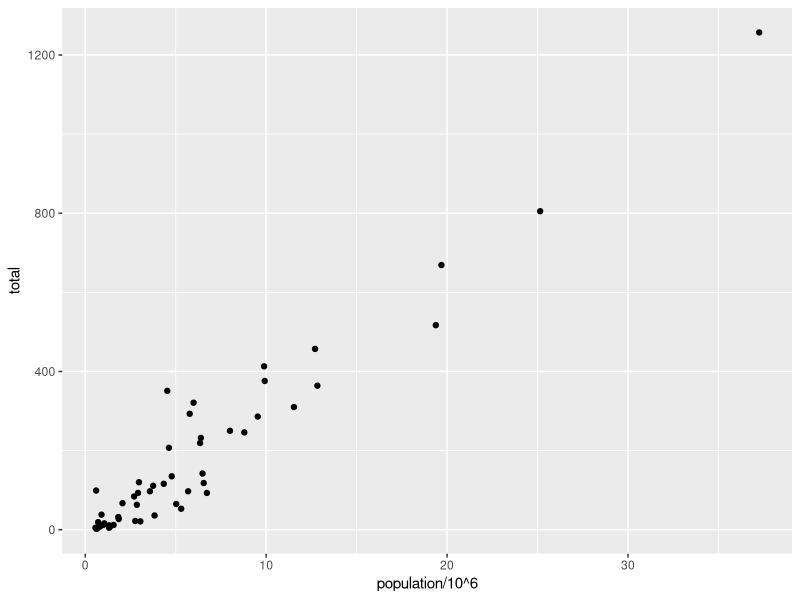
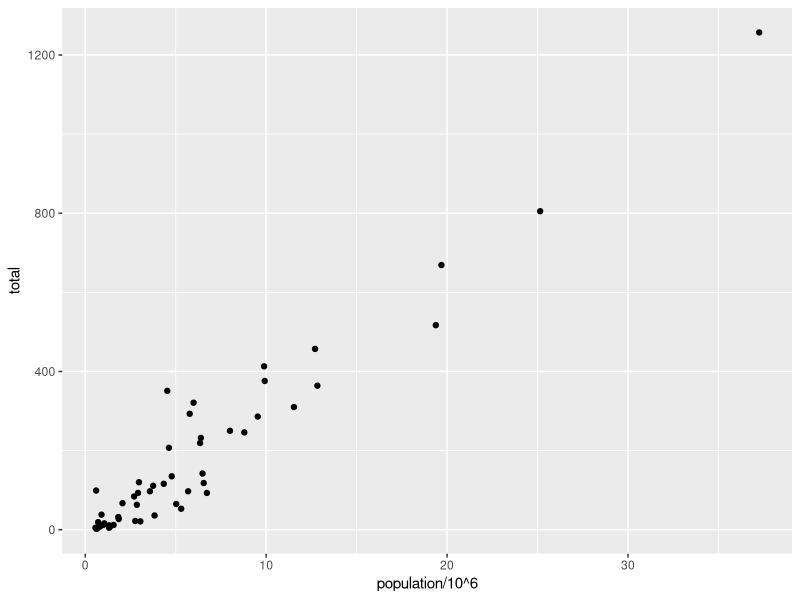
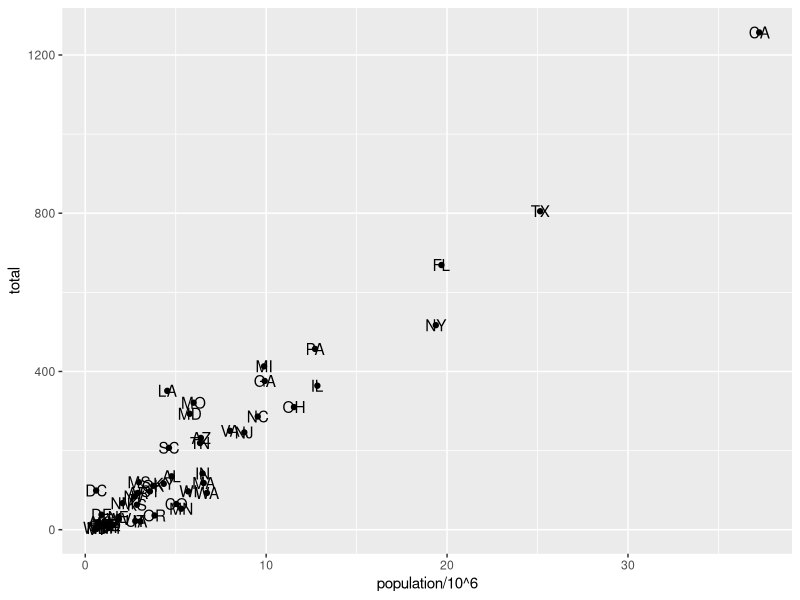
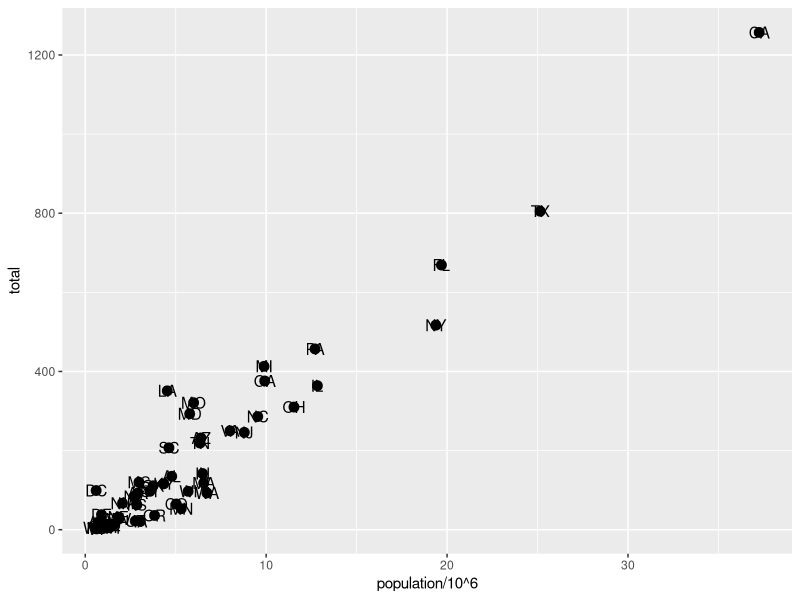
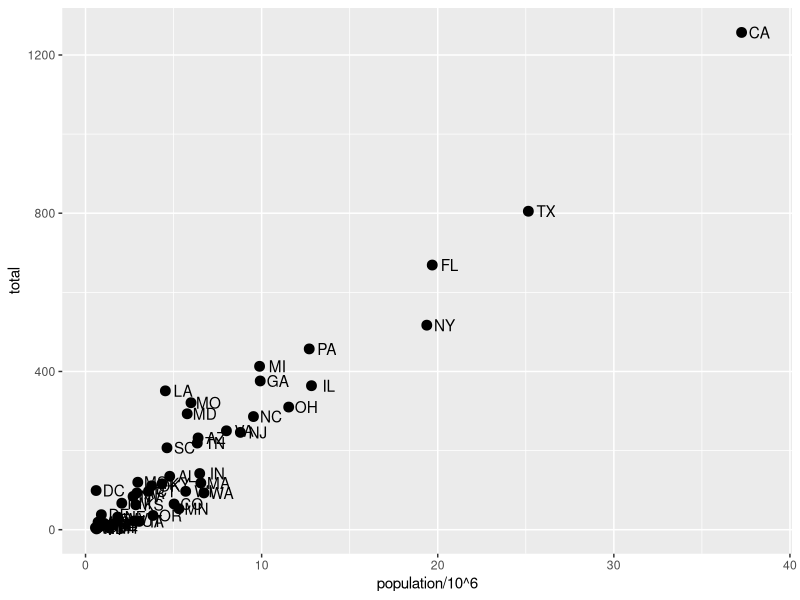
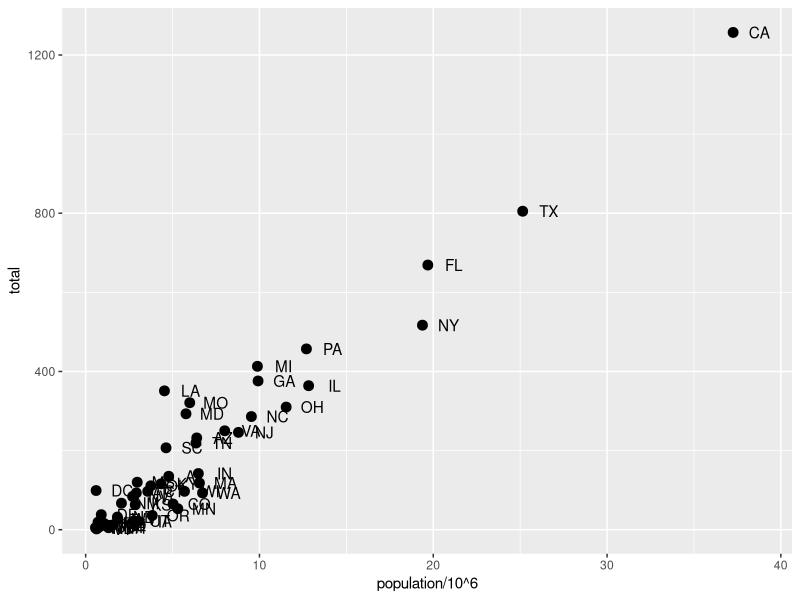
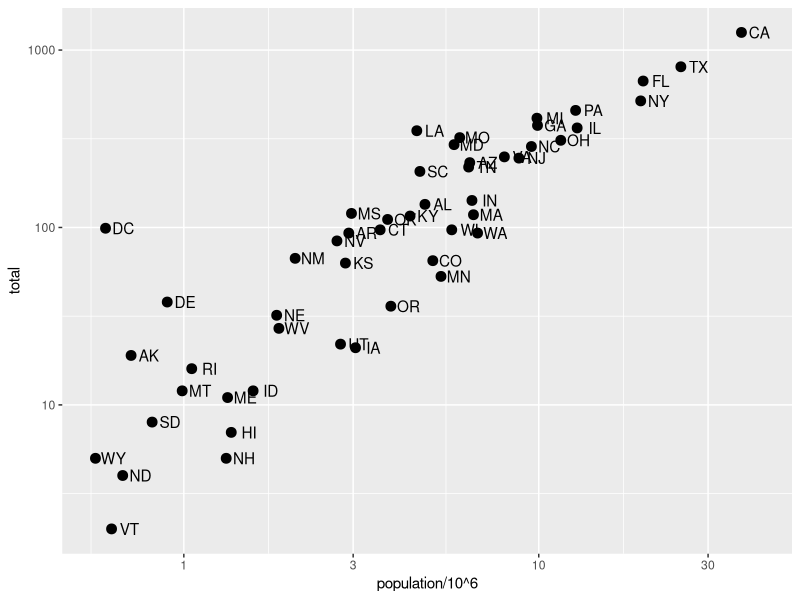
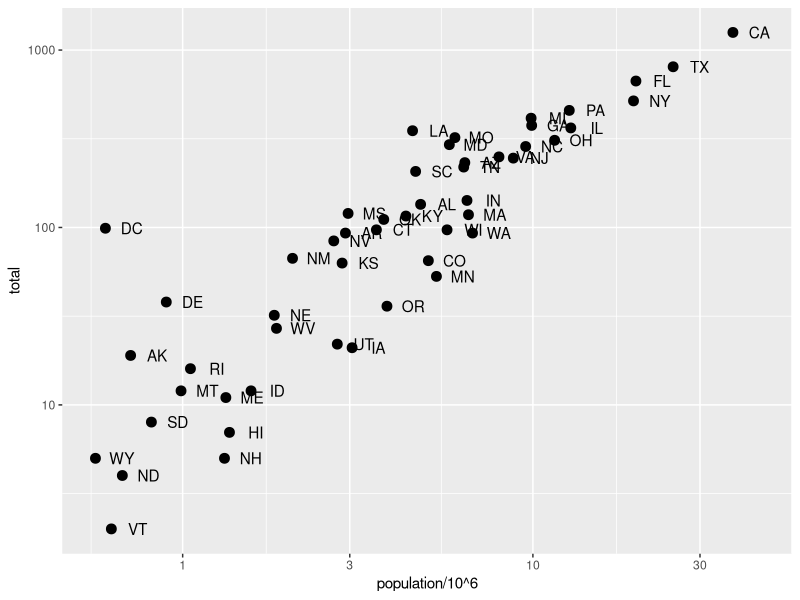

The R script that drew these images, in order:
library(tidyverse)
library(dslabs)
data(murders)

murders %>% ggplot() +
  geom_point(aes(x = population/10^6, y = total))

# add points layer to predefined ggplot object
p <- ggplot(data = murders)
p + geom_point(aes(population/10^6, total))

# add text layer to scatterplot
p + geom_point(aes(population/10^6, total)) +
  geom_text(aes(population/10^6, total, label = abb))

# change the size of the points
p + geom_point(aes(population/10^6, total), size = 3) +
  geom_text(aes(population/10^6, total, label = abb))

# move text labels slightly to the right
p + geom_point(aes(population/10^6, total), size = 3) +
  geom_text(aes(population/10^6, total, label = abb), nudge_x = 1)

# simplify code by adding global aesthetic
p <- murders %>% ggplot(aes(population/10^6, total, label = abb))
p + geom_point(size = 3) +
  geom_text(nudge_x = 1.5)

# log base 10 scale the x-axis and y-axis
p + geom_point(size = 3) +
  geom_text(nudge_x = 0.05) +
  scale_x_continuous(trans = "log10") +
  scale_y_continuous(trans = "log10")

# efficient log scaling of the axes
p + geom_point(size = 3) +
  geom_text(nudge_x = 0.075) +
  scale_x_log10() +
  scale_y_log10()

p + geom_point(size = 3) +
  geom_text(nudge_x = 0.075) +
  scale_x_log10() +
  scale_y_log10() +
  xlab("Population in millions (log scale)") +
  ylab("Total number of murders (log scale)") +
  ggtitle("US Gun Murders in 2010")



# redefine p to be everything except the points layer
p <- murders %>%
  ggplot(aes(population/10^6, total, label = abb)) +
  geom_text(nudge_x = 0.075) +
  scale_x_log10() +
  scale_y_log10() +
  xlab("Population in millions (log scale)") +
  ylab("Total number of murders (log scale)") +
  ggtitle("US Gun Murders in 2010")

# make all points blue
p + geom_point(size = 3, color = "blue")

# color points by region
p + geom_point(aes(col = region), size = 3)


# define average murder rate
r <- murders %>%
  summarize(rate = sum(total) / sum(population) * 10^6) %>%
  pull(rate)

# basic line with average murder rate for the country
p + geom_point(aes(col = region), size = 3) +
  geom_abline(intercept = log10(r))    # slope is default of 1

# change line to dashed and dark grey, line under points
p + 
  geom_abline(intercept = log10(r), lty = 2, color = "darkgrey") +
  geom_point(aes(col = region), size = 3)
